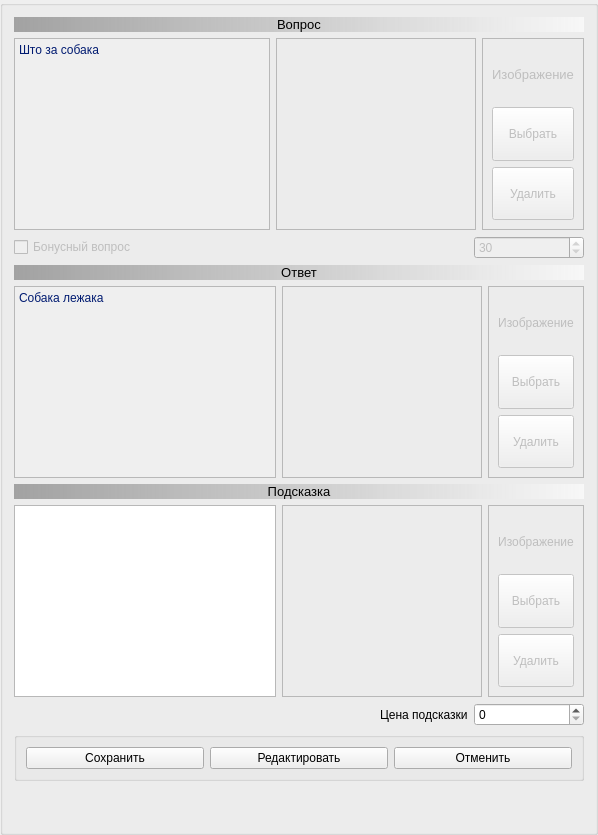
      <widget class="QGroupBox" name="groupBox_4">
       <property name="sizePolicy">
        <sizepolicy hsizetype="Expanding" vsizetype="Preferred">
         <horstretch>0</horstretch>
         <verstretch>0</verstretch>
        </sizepolicy>
       </property>
       <property name="minimumSize">
        <size>
         <width>0</width>
         <height>0</height>
        </size>
       </property>
       <property name="maximumSize">
        <size>
         <width>20000</width>
         <height>16777215</height>
        </size>
       </property>
       <property name="title">
        <string/>
       </property>
       <layout class="QVBoxLayout" name="verticalLayout_4">
        <item>
         <layout class="QVBoxLayout" name="verticalLayout_2">
          <item>
           <widget class="QLabel" name="label_questText">
            <property name="font">
             <font>
              <pointsize>10</pointsize>
              <weight>50</weight>
              <bold>false</bold>
             </font>
            </property>
            <property name="styleSheet">
             <string notr="true">background-color: qlineargradient(spread:pad, x1:0, y1:0, x2:1, y2:0, stop:0 rgba(0, 0, 0, 80), stop:1 rgba(255, 255, 255, 155));</string>
            </property>
            <property name="text">
             <string>Вопрос</string>
            </property>
            <property name="textFormat">
             <enum>Qt::RichText</enum>
            </property>
            <property name="alignment">
             <set>Qt::AlignCenter</set>
            </property>
           </widget>
          </item>
          <item>
           <layout class="QHBoxLayout" name="horizontalLayout_11">
            <item>
             <widget class="QTextEdit" name="textEdit_questText">
              <property name="enabled">
               <bool>false</bool>
              </property>
              <property name="minimumSize">
               <size>
                <width>0</width>
                <height>100</height>
               </size>
              </property>
              <property name="maximumSize">
               <size>
                <width>1000</width>
                <height>1000</height>
               </size>
              </property>
              <property name="font">
               <font>
                <pointsize>9</pointsize>
               </font>
              </property>
              <property name="styleSheet">
               <string notr="true">color: rgb(1, 27, 113);</string>
              </property>
              <property name="html">
               <string>&lt;!DOCTYPE HTML PUBLIC &quot;-//W3C//DTD HTML 4.0//EN&quot; &quot;http://www.w3.org/TR/REC-html40/strict.dtd&quot;&gt;
&lt;html&gt;&lt;head&gt;&lt;meta name=&quot;qrichtext&quot; content=&quot;1&quot; /&gt;&lt;style type=&quot;text/css&quot;&gt;
p, li { white-space: pre-wrap; }
&lt;/style&gt;&lt;/head&gt;&lt;body style=&quot; font-family:'Noto Sans'; font-size:9pt; font-weight:400; font-style:normal;&quot;&gt;
&lt;p style=&quot; margin-top:0px; margin-bottom:0px; margin-left:0px; margin-right:0px; -qt-block-indent:0; text-indent:0px;&quot;&gt;&lt;span style=&quot; font-family:'Sans Serif';&quot;&gt;Што за собака&lt;/span&gt;&lt;/p&gt;
&lt;p style=&quot;-qt-paragraph-type:empty; margin-top:0px; margin-bottom:0px; margin-left:0px; margin-right:0px; -qt-block-indent:0; text-indent:0px; font-family:'Sans Serif';&quot;&gt;&lt;br /&gt;&lt;/p&gt;&lt;/body&gt;&lt;/html&gt;</string>
              </property>
             </widget>
            </item>
            <item>
             <widget class="QFrame" name="frame_4">
              <property name="minimumSize">
               <size>
                <width>100</width>
                <height>0</height>
               </size>
              </property>
              <property name="frameShape">
               <enum>QFrame::StyledPanel</enum>
              </property>
              <property name="frameShadow">
               <enum>QFrame::Raised</enum>
              </property>
              <property name="lineWidth">
               <number>2</number>
              </property>
              <layout class="QVBoxLayout" name="verticalLayout_11">
               <item>
                <widget class="QLabel" name="label_questPix">
                 <property name="minimumSize">
                  <size>
                   <width>180</width>
                   <height>100</height>
                  </size>
                 </property>
                 <property name="maximumSize">
                  <size>
                   <width>230</width>
                   <height>200</height>
                  </size>
                 </property>
                 <property name="frameShape">
                  <enum>QFrame::NoFrame</enum>
                 </property>
                 <property name="text">
                  <string/>
                 </property>
                 <property name="pixmap">
                  <pixmap>../testpy8/img/dog.jpg</pixmap>
                 </property>
                 <property name="scaledContents">
                  <bool>false</bool>
                 </property>
                 <property name="wordWrap">
                  <bool>false</bool>
                 </property>
                </widget>
               </item>
              </layout>
             </widget>
            </item>
            <item>
             <layout class="QHBoxLayout" name="horizontalLayout">
              <item>
               <widget class="QFrame" name="frame_Qpix">
                <property name="enabled">
                 <bool>false</bool>
                </property>
                <property name="minimumSize">
                 <size>
                  <width>0</width>
                  <height>0</height>
                 </size>
                </property>
                <property name="maximumSize">
                 <size>
                  <width>1000</width>
                  <height>1000</height>
                 </size>
                </property>
                <property name="frameShape">
                 <enum>QFrame::StyledPanel</enum>
                </property>
                <property name="frameShadow">
                 <enum>QFrame::Raised</enum>
                </property>
                <layout class="QVBoxLayout" name="verticalLayout_7">
                 <item>
                  <widget class="QLabel" name="label_quiestPict">
                   <property name="font">
                    <font>
                     <pointsize>10</pointsize>
                    </font>
                   </property>
                   <property name="text">
                    <string>Изображение</string>
                   </property>
                   <property name="alignment">
                    <set>Qt::AlignCenter</set>
                   </property>
                  </widget>
                 </item>
                 <item>
                  <widget class="QToolButton" name="toolButton_selQpix">
                   <property name="sizePolicy">
                    <sizepolicy hsizetype="Preferred" vsizetype="Preferred">
                     <horstretch>0</horstretch>
                     <verstretch>0</verstretch>
                    </sizepolicy>
                   </property>
                   <property name="text">
                    <string>Выбрать</string>
                   </property>
                  </widget>
                 </item>
                 <item>
                  <widget class="QToolButton" name="toolButton_delQpix">
                   <property name="sizePolicy">
                    <sizepolicy hsizetype="Preferred" vsizetype="Preferred">
                     <horstretch>0</horstretch>
                     <verstretch>0</verstretch>
                    </sizepolicy>
                   </property>
                   <property name="text">
                    <string>Удалить</string>
                   </property>
                  </widget>
                 </item>
                </layout>
               </widget>
              </item>
             </layout>
            </item>
           </layout>
          </item>
          <item>
           <layout class="QHBoxLayout" name="horizontalLayout_3">
            <item>
             <widget class="QCheckBox" name="checkBox_isBonus">
              <property name="enabled">
               <bool>false</bool>
              </property>
              <property name="text">
               <string>Бонусный вопрос</string>
              </property>
             </widget>
            </item>
            <item>
             <widget class="QSpinBox" name="spinBox_costQuest">
              <property name="enabled">
               <bool>false</bool>
              </property>
              <property name="minimumSize">
               <size>
                <width>110</width>
                <height>0</height>
               </size>
              </property>
              <property name="maximumSize">
               <size>
                <width>60</width>
                <height>16777215</height>
               </size>
              </property>
              <property name="maximum">
               <number>70</number>
              </property>
              <property name="singleStep">
               <number>10</number>
              </property>
              <property name="value">
               <number>30</number>
              </property>
             </widget>
            </item>
           </layout>
          </item>
          <item>
           <widget class="QLabel" name="label_answerText">
            <property name="font">
             <font>
              <pointsize>10</pointsize>
             </font>
            </property>
            <property name="styleSheet">
             <string notr="true">background-color: qlineargradient(spread:pad, x1:0, y1:0, x2:1, y2:0, stop:0 rgba(0, 0, 0, 80), stop:1 rgba(255, 255, 255, 155));</string>
            </property>
            <property name="text">
             <string>Ответ</string>
            </property>
            <property name="alignment">
             <set>Qt::AlignCenter</set>
            </property>
           </widget>
          </item>
          <item>
           <layout class="QHBoxLayout" name="horizontalLayout_12">
            <item>
             <widget class="QTextEdit" name="textEdit_answerText">
              <property name="enabled">
               <bool>false</bool>
              </property>
              <property name="minimumSize">
               <size>
                <width>0</width>
                <height>100</height>
               </size>
              </property>
              <property name="maximumSize">
               <size>
                <width>1000</width>
                <height>1000</height>
               </size>
              </property>
              <property name="font">
               <font>
                <pointsize>9</pointsize>
               </font>
              </property>
              <property name="styleSheet">
               <string notr="true">color: rgb(1, 27, 113);</string>
              </property>
              <property name="html">
               <string>&lt;!DOCTYPE HTML PUBLIC &quot;-//W3C//DTD HTML 4.0//EN&quot; &quot;http://www.w3.org/TR/REC-html40/strict.dtd&quot;&gt;
&lt;html&gt;&lt;head&gt;&lt;meta name=&quot;qrichtext&quot; content=&quot;1&quot; /&gt;&lt;style type=&quot;text/css&quot;&gt;
p, li { white-space: pre-wrap; }
&lt;/style&gt;&lt;/head&gt;&lt;body style=&quot; font-family:'Noto Sans'; font-size:9pt; font-weight:400; font-style:normal;&quot;&gt;
&lt;p style=&quot; margin-top:0px; margin-bottom:0px; margin-left:0px; margin-right:0px; -qt-block-indent:0; text-indent:0px;&quot;&gt;&lt;span style=&quot; font-family:'Sans Serif';&quot;&gt;Собака лежака&lt;/span&gt;&lt;/p&gt;&lt;/body&gt;&lt;/html&gt;</string>
              </property>
             </widget>
            </item>
            <item>
             <widget class="QFrame" name="frame_5">
              <property name="minimumSize">
               <size>
                <width>100</width>
                <height>0</height>
               </size>
              </property>
              <property name="frameShape">
               <enum>QFrame::StyledPanel</enum>
              </property>
              <property name="frameShadow">
               <enum>QFrame::Raised</enum>
              </property>
              <property name="lineWidth">
               <number>2</number>
              </property>
              <layout class="QVBoxLayout" name="verticalLayout_12">
               <item>
                <widget class="QLabel" name="label_answerPix">
                 <property name="minimumSize">
                  <size>
                   <width>180</width>
                   <height>100</height>
                  </size>
                 </property>
                 <property name="maximumSize">
                  <size>
                   <width>230</width>
                   <height>200</height>
                  </size>
                 </property>
                 <property name="frameShape">
                  <enum>QFrame::NoFrame</enum>
                 </property>
                 <property name="text">
                  <string/>
                 </property>
                 <property name="pixmap">
                  <pixmap>../testpy8/img/gepard.webp</pixmap>
                 </property>
                 <property name="scaledContents">
                  <bool>false</bool>
                 </property>
                </widget>
               </item>
              </layout>
             </widget>
            </item>
            <item>
             <layout class="QHBoxLayout" name="horizontalLayout_2">
              <item>
               <widget class="QFrame" name="frame_Apix">
                <property name="enabled">
                 <bool>false</bool>
                </property>
                <property name="maximumSize">
                 <size>
                  <width>1000</width>
                  <height>1000</height>
                 </size>
                </property>
                <property name="frameShape">
                 <enum>QFrame::StyledPanel</enum>
                </property>
                <property name="frameShadow">
                 <enum>QFrame::Raised</enum>
                </property>
                <layout class="QVBoxLayout" name="verticalLayout_6">
                 <item>
                  <widget class="QLabel" name="label_answPict">
                   <property name="text">
                    <string>Изображение</string>
                   </property>
                   <property name="alignment">
                    <set>Qt::AlignCenter</set>
                   </property>
                  </widget>
                 </item>
                 <item>
                  <widget class="QToolButton" name="toolButton_selApix">
                   <property name="sizePolicy">
                    <sizepolicy hsizetype="Preferred" vsizetype="Preferred">
                     <horstretch>0</horstretch>
                     <verstretch>0</verstretch>
                    </sizepolicy>
                   </property>
                   <property name="text">
                    <string>Выбрать</string>
                   </property>
                  </widget>
                 </item>
                 <item>
                  <widget class="QToolButton" name="toolButton_delApix">
                   <property name="sizePolicy">
                    <sizepolicy hsizetype="Preferred" vsizetype="Preferred">
                     <horstretch>0</horstretch>
                     <verstretch>0</verstretch>
                    </sizepolicy>
                   </property>
                   <property name="text">
                    <string>Удалить</string>
                   </property>
                  </widget>
                 </item>
                </layout>
               </widget>
              </item>
             </layout>
            </item>
           </layout>
          </item>
          <item>
           <widget class="QLabel" name="label_tooltipText">
            <property name="font">
             <font>
              <pointsize>10</pointsize>
             </font>
            </property>
            <property name="styleSheet">
             <string notr="true">background-color: qlineargradient(spread:pad, x1:0, y1:0, x2:1, y2:0, stop:0 rgba(0, 0, 0, 80), stop:1 rgba(255, 255, 255, 155));</string>
            </property>
            <property name="text">
             <string>Подсказка</string>
            </property>
            <property name="alignment">
             <set>Qt::AlignCenter</set>
            </property>
           </widget>
          </item>
          <item>
           <layout class="QHBoxLayout" name="horizontalLayout_13">
            <item>
             <widget class="QTextEdit" name="textEdit_tooltipText">
              <property name="enabled">
               <bool>true</bool>
              </property>
              <property name="minimumSize">
               <size>
                <width>0</width>
                <height>100</height>
               </size>
              </property>
              <property name="maximumSize">
               <size>
                <width>1000</width>
                <height>1000</height>
               </size>
              </property>
              <property name="font">
               <font>
                <pointsize>9</pointsize>
               </font>
              </property>
              <property name="styleSheet">
               <string notr="true">color: rgb(1, 27, 113);</string>
              </property>
             </widget>
            </item>
            <item>
             <widget class="QFrame" name="frame_6">
              <property name="minimumSize">
               <size>
                <width>100</width>
                <height>0</height>
               </size>
              </property>
              <property name="frameShape">
               <enum>QFrame::StyledPanel</enum>
              </property>
              <property name="frameShadow">
               <enum>QFrame::Raised</enum>
              </property>
              <property name="lineWidth">
               <number>2</number>
              </property>
              <layout class="QHBoxLayout" name="horizontalLayout_17">
               <item>
                <widget class="QLabel" name="label_toolPix">
                 <property name="minimumSize">
                  <size>
                   <width>180</width>
                   <height>100</height>
                  </size>
                 </property>
                 <property name="maximumSize">
                  <size>
                   <width>230</width>
                   <height>200</height>
                  </size>
                 </property>
                 <property name="frameShape">
                  <enum>QFrame::NoFrame</enum>
                 </property>
                 <property name="text">
                  <string/>
                 </property>
                 <property name="scaledContents">
                  <bool>false</bool>
                 </property>
                </widget>
               </item>
              </layout>
             </widget>
            </item>
            <item>
             <layout class="QHBoxLayout" name="horizontalLayout_10">
              <item>
               <widget class="QFrame" name="frame_Tpix">
                <property name="enabled">
                 <bool>false</bool>
                </property>
                <property name="maximumSize">
                 <size>
                  <width>1000</width>
                  <height>1000</height>
                 </size>
                </property>
                <property name="frameShape">
                 <enum>QFrame::StyledPanel</enum>
                </property>
                <property name="frameShadow">
                 <enum>QFrame::Raised</enum>
                </property>
                <layout class="QVBoxLayout" name="verticalLayout_3">
                 <item>
                  <widget class="QLabel" name="label_7">
                   <property name="text">
                    <string>Изображение</string>
                   </property>
                   <property name="alignment">
                    <set>Qt::AlignCenter</set>
                   </property>
                   <property name="wordWrap">
                    <bool>false</bool>
                   </property>
                  </widget>
                 </item>
                 <item>
                  <widget class="QToolButton" name="toolButton_selTpix">
                   <property name="sizePolicy">
                    <sizepolicy hsizetype="Preferred" vsizetype="Preferred">
                     <horstretch>0</horstretch>
                     <verstretch>0</verstretch>
                    </sizepolicy>
                   </property>
                   <property name="text">
                    <string>Выбрать</string>
                   </property>
                  </widget>
                 </item>
                 <item>
                  <widget class="QToolButton" name="toolButton_delTpix">
                   <property name="sizePolicy">
                    <sizepolicy hsizetype="Preferred" vsizetype="Preferred">
                     <horstretch>0</horstretch>
                     <verstretch>0</verstretch>
                    </sizepolicy>
                   </property>
                   <property name="text">
                    <string>Удалить</string>
                   </property>
                  </widget>
                 </item>
                </layout>
               </widget>
              </item>
             </layout>
            </item>
           </layout>
          </item>
          <item>
           <layout class="QHBoxLayout" name="horizontalLayout_14">
            <item>
             <spacer name="horizontalSpacer_9">
              <property name="orientation">
               <enum>Qt::Horizontal</enum>
              </property>
              <property name="sizeHint" stdset="0">
               <size>
                <width>131</width>
                <height>20</height>
               </size>
              </property>
             </spacer>
            </item>
            <item>
             <widget class="QLabel" name="label_14">
              <property name="text">
               <string>Цена подсказки</string>
              </property>
             </widget>
            </item>
            <item>
             <widget class="QSpinBox" name="spinBox_costTooltip">
              <property name="minimumSize">
               <size>
                <width>110</width>
                <height>0</height>
               </size>
              </property>
              <property name="maximum">
               <number>100</number>
              </property>
              <property name="singleStep">
               <number>5</number>
              </property>
              <property name="value">
               <number>0</number>
              </property>
             </widget>
            </item>
           </layout>
          </item>
          <item>
           <widget class="QGroupBox" name="groupBox">
            <property name="title">
             <string/>
            </property>
            <layout class="QHBoxLayout" name="horizontalLayout_4">
             <item>
              <widget class="QPushButton" name="pushButton_Save">
               <property name="enabled">
                <bool>true</bool>
               </property>
               <property name="text">
                <string>Сохранить</string>
               </property>
              </widget>
             </item>
             <item>
              <widget class="QPushButton" name="pushButton_editQ">
               <property name="text">
                <string>Редактировать</string>
               </property>
              </widget>
             </item>
             <item>
              <widget class="QPushButton" name="pushButton_Cancel">
               <property name="text">
                <string>Отменить</string>
               </property>
              </widget>
             </item>
            </layout>
           </widget>
          </item>
         </layout>
        </item>
        <item>
         <spacer name="verticalSpacer_5">
          <property name="orientation">
           <enum>Qt::Vertical</enum>
          </property>
          <property name="sizeHint" stdset="0">
           <size>
            <width>20</width>
            <height>40</height>
           </size>
          </property>
         </spacer>
        </item>
       </layout>
      </widget>
